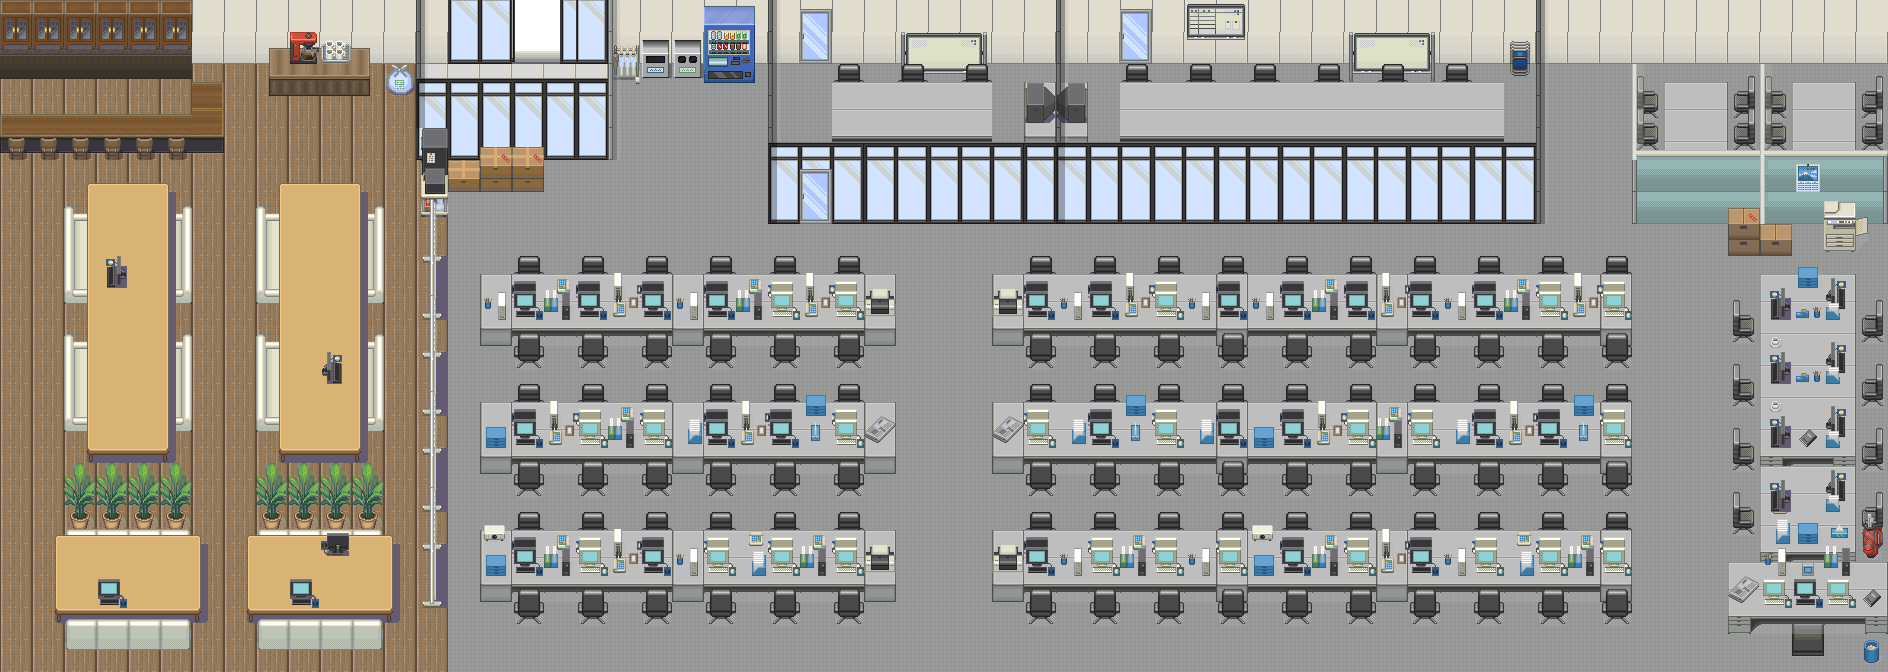

The image is a tile-based game level rendered from a .tmx file. Its description and source (layers, tilesets, objects; grid data summarised) follow:
An orthogonal 59x21 tile map with 32x32 px tiles, 12 tile layers (main, layer-4, layer-3, layer-2, ...), 2 hidden layers not drawn, 12 tilesets and 1 object (square).

<map version="1.4" tiledversion="1.4.3" orientation="orthogonal" renderorder="right-down" width="59" height="21" tilewidth="32" tileheight="32" infinite="0" nextlayerid="27" nextobjectid="9">
 <tileset firstgid="1" source="ST-Office-I01.tsx" />
 <tileset firstgid="465" source="ST-Schl-WI02.tsx" />
 <tileset firstgid="865" source="ST-Izakaya-I01.tsx" />
 <tileset firstgid="1265" source="ST-Room-I01.tsx" />
 <tileset firstgid="1545" source="ST-Town-I01.tsx" />
 <tileset firstgid="1945" source="ST-Libry-I01.tsx" />
 <tileset firstgid="2345" source="set-mansion-in.tsx" />
 <tileset firstgid="4820" source="ST-Schl-WE01.tsx" />
 <tileset firstgid="5220" source="ST-Fdshop-I01.tsx" />
 <tileset firstgid="5580" source="SC-Door-Convi02.tsx" />
 <tileset firstgid="5708" source="ST-Convi-I01.tsx" />
 <tileset firstgid="6028" source="ST-Convi-E01.tsx" />
 <layer id="3" name="main" width="59" height="21">
  <data>[1239 cells, 1239 non-empty, 16 distinct tile ids]</data>
 </layer>
 <layer id="25" name="walkableLayer" width="59" height="21" visible="0">
  <data>[1239 cells, 474 non-empty, 1 distinct tile ids]</data>
 </layer>
 <layer id="26" name="obstacleLayer" width="59" height="21" visible="0">
  <data>[1239 cells, 414 non-empty, 1 distinct tile ids]</data>
 </layer>
 <objectgroup id="22" name="charactor1">
  <object id="7" name="square" x="641.016" y="128.502" width="29.8842" height="29.8842" />
 </objectgroup>
 <layer id="20" name="layer-4" width="59" height="21">
  <data>[1239 cells, 20 non-empty, 13 distinct tile ids]</data>
 </layer>
 <layer id="19" name="layer-3" width="59" height="21">
  <data>[1239 cells, 17 non-empty, 5 distinct tile ids]</data>
 </layer>
 <layer id="15" name="layer-2" width="59" height="21">
  <data>[1239 cells, 47 non-empty, 10 distinct tile ids]</data>
 </layer>
 <layer id="14" name="layer-1" width="59" height="21">
  <data>[1239 cells, 43 non-empty, 11 distinct tile ids]</data>
 </layer>
 <layer id="13" name="layer" width="59" height="21">
  <data>[1239 cells, 175 non-empty, 41 distinct tile ids]</data>
 </layer>
 <layer id="11" name="officeItems1" width="59" height="21">
  <data>[1239 cells, 184 non-empty, 45 distinct tile ids]</data>
 </layer>
 <layer id="8" name="officeItems2" width="59" height="21">
  <data>[1239 cells, 500 non-empty, 35 distinct tile ids]</data>
 </layer>
 <layer id="9" name="officeItems3" width="59" height="21">
  <data>[1239 cells, 332 non-empty, 49 distinct tile ids]</data>
 </layer>
 <layer id="16" name="layer2" width="59" height="21">
  <data>[1239 cells, 4 non-empty, 4 distinct tile ids]</data>
 </layer>
 <layer id="17" name="layer2-1" width="59" height="21">
  <data>[1239 cells, 4 non-empty, 4 distinct tile ids]</data>
 </layer>
 <layer id="18" name="layer2-2" width="59" height="21">
  <data>[1239 cells, 4 non-empty, 4 distinct tile ids]</data>
 </layer>
</map>
